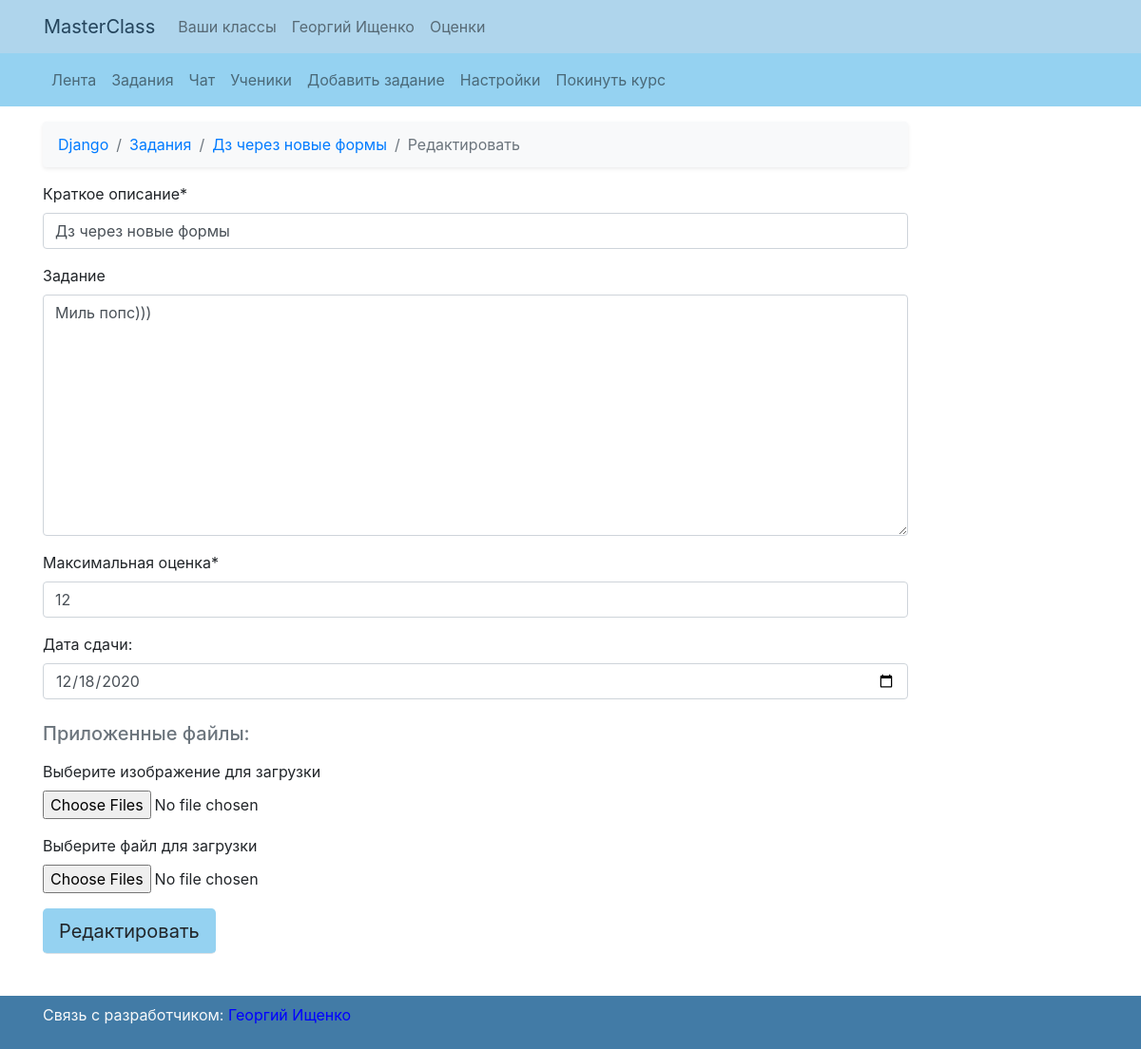
Page /classes/Django-21/task=612304/edit (signed in) on the committed database.
### my_class/models.py (models this page shows, shortened)
class Class(models.Model):
    IT = 'IT'
    ALGEBRA = 'AL'
    BIOLOGY = 'BI'
    GEOMETRY = 'GM'
    GEOGRAPHY = 'GG'
    LINGUISTICS = 'LG'
    MATH = 'MA'
    CATEGORIES = [
        (IT, 'IT'),
        (ALGEBRA, 'Алгебра'),
        (BIOLOGY, 'Биология'),
        (GEOMETRY, 'География'),
        (GEOGRAPHY, 'Геометрия'),
        (LINGUISTICS, 'Лингвистика'),
        (MATH, 'Математика')
    ]
    name = models.CharField(max_length=128)
    teacher = models.ForeignKey(settings.AUTH_USER_MODEL, on_delete=models.CASCADE, null=True, blank=True)
    category = models.CharField(max_length=32, choices=CATEGORIES, blank=True, null=True)
    class Meta:
        verbose_name = "Классы"
        verbose_name_plural = "Классы"
    def get_absolute_url_feed(self):
        return reverse('feed', kwargs={'name': self.name, 'pk': self.pk})
    def get_absolute_url_tasks(self):
        return reverse('tasks', kwargs={'name': self.name, 'pk': self.pk})
    def get_absolute_url_task_add(self):
        return reverse('task-add', kwargs={'name': self.name, 'pk': self.pk})
    def get_absolute_url_students(self):
        return reverse('students', kwargs={'name': self.name, 'pk': self.pk})
    def get_absolute_url_settings(self):
        return reverse('settings', kwargs={'name': self.name, 'pk': self.pk})
    def get_absolute_url_leave(self):
        return reverse('leave', kwargs={'name': self.name, 'pk': self.pk})

class Task(models.Model):
    title = models.CharField(max_length=32)
    body = RichTextUploadingField(blank=True, null=True)
    date = models.DateField()
    current_class = models.ForeignKey('Class', on_delete=models.CASCADE, null=True, blank=True)
    author = models.ForeignKey(settings.AUTH_USER_MODEL, on_delete=models.CASCADE, blank=True, null=True)
    published_date = models.DateTimeField(auto_now_add=True)
    edit_date = models.DateTimeField(auto_now_add=True, blank=True, null=True)
    max_mark = models.IntegerField(default=5)
    def get_date(self):
        return str(self.date)
    def has_files(self):
        if Files.objects.filter(task=self, is_student_file=False).exists():
            print(Files.objects.filter(task=self, is_student_file=False))
            return True
        else:
            return False
    class Meta:
        verbose_name = "Задания"
        verbose_name_plural = "Задания"
    def get_absolute_url(self):
        return reverse('task-view', kwargs={'name': self.current_class.name, 'pk': self.current_class.pk,
                                            'pin': generate_pin(self.pk)})

### my_class/views.py (the view, shortened to what this page needs)
# urls.py: path('classes/<str:name>-<int:pk>/task=<int:pin>/edit', class_task_edit, name='task-edit'),
@login_required
def class_task_edit(request, name, pk, pin):
    task = get_object_or_404(Task, pk=decode(pin))
    current_class = get_object_or_404(Class, pk=pk)
    files = Files.objects.filter(task=task)
    images = Images.objects.filter(task=task)
    form = TaskAdd(instance=task)
    file_form = FileForm()
    return render(request, 'class_task_edit.html', {
        'class': current_class,
        'form': form,
        'task': task,
        'file_form': file_form,
    })

### my_class/forms.py
class TaskAdd(forms.ModelForm):
	title = forms.CharField(
		label='Краткое описание',
		widget=forms.TextInput(attrs={'placeholder': 'Краткое описание'}))
	body = forms.CharField(
		label='Задание',
		widget=forms.Textarea(attrs={'placeholder': 'Описание'}), required=False)
	max_mark = forms.IntegerField(
		label='Максимальная оценка',
		widget=forms.NumberInput(attrs={'placeholder': 'Максимальная оценка'}))
	class Meta:
		model = Task
		fields = ('title', 'body', 'date', 'max_mark')

class FileForm(forms.Form):
	files = forms.FileField(
		label='Выберите файл для загрузки',
		widget=forms.ClearableFileInput(attrs={'multiple': True}), required=False)
	images = forms.ImageField(
		label='Выберите изображение для загрузки',
		widget=forms.ClearableFileInput(attrs={'multiple': True}), required=False)

### my_class/models.py (called while the page is built)
def generate_pin(n):
    return n ^ 612345

    def __str__(self):
        return self.file.name

    def is_teacher(self):
        if len(Class.objects.filter(teacher=self.user)) > 0:
            return True
        else:
            return False

### my_class/views.py (called while the page is built)
def decode(pin):
    return int(pin) ^ 612345

### my_class/templates/class_task_edit.html (shortened to what this page needs)
{% extends "base.html" %}
  {% block content%}
  <body>
  {% include 'class_nav.html' %}
    	<div class="container mt-3">
        <form class="" method="POST" action="" style="padding-right:200px;">
          {% load crispy_forms_tags %}
          <nav aria-label="breadcrumb">
			  <ol class="breadcrumb bg-light shadow-sm">
				<li class="breadcrumb-item"><a href="{{class.get_absolute_url_feed}}">{{class.name}}</a></li>
				<li class="breadcrumb-item"><a href="{{class.get_absolute_url_tasks}}">Задания</a></li>
                <li class="breadcrumb-item"><a href="{{task.get_absolute_url}}">{{task.title}}</a></li>
				<li class="breadcrumb-item active" aria-current="page">Редактировать</li>
			  </ol>
			</nav>
          {{ form.title | as_crispy_field }}
          {% autoescape off %}
          {{ form.body | as_crispy_field }}
          {% endautoescape %}
          {{ form.max_mark | as_crispy_field }}
          <label>Дата сдачи:</label>
          <input type="date" name="date" placeholder="Дата сдачи" class="form-control" value="{{task.get_date}}"><br>
            <h5 class="mb-3 text-muted">Приложенные файлы:</h5>
            {{ file_form.images | as_crispy_field }}
            {{ file_form.files | as_crispy_field }}
          <button class="btn btn-lg border-bottom" type="submit"
          style="background-color: #95D2F1;">Редактировать</button>
        </form>
      </div>
  </body>
{% endblock %}

### my_class/templates/base.html (shortened to what this page needs)
{% load static %}
<!doctype html>
<html>
  <head>
  	<link href="{% static 'vendor/bootstrap/css/bootstrap.min.css' %}" rel="stylesheet">
  </head>
  <header>
    <div style="background-color: #AFD5EC;">
      <nav class="container navbar navbar-expand-lg navbar-light">
        <a class="navbar-brand" href="/homepage" style="color: #24445c;">MasterClass</a>
        <div class="collapse navbar-collapse" id="navbarNavAltMarkup">
          <div class="navbar-nav">
            <a class="nav-link" href="/classes">Ваши классы</a>
            <a class="nav-link" href="/im">{{request.user.first_name}} {{request.user.last_name}}</a>
            <a class="nav-link" href="/im/marks">Оценки</a>
          </div>
        </div>
      </nav>
    </div>
  </header>
  <body style="padding-bottom: 100px;">
    {% block content %}
    {% endblock %}
  </body>
  <footer class="footer py-2 mt-auto navbar fixed-bottom" style="background-color: #427BA6;">
      <div class="container">
        <p class="text-light">Связь с разработчиком: <a href="mailto:ishchenko.georgii@lit1533.ru" style="color: blue;">Георгий Ищенко</a></p>
      </div>
  </footer>
</html>

### rows in the picture
Class: name "Django"
Task: title "Дз через новые формы", body "Миль попс)))", max_mark "12", date "12/18/2020"

### other values in the picture
{{ request.user.first_name }} "Георгий"
{{ request.user.last_name }} "Ищенко"
